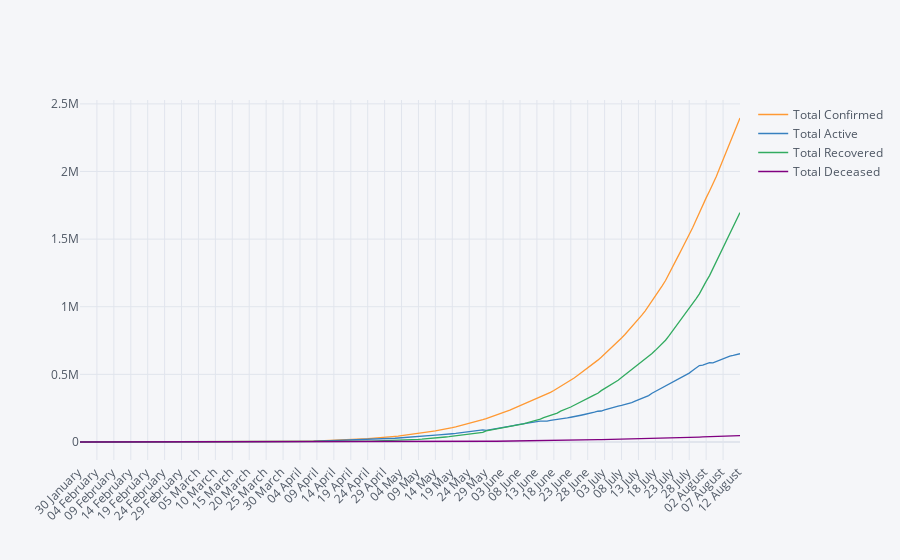

Here is the notebook cell this chart was saved with:
### Code cell
df[['Date','Total Confirmed','Total Active', 'Total Recovered', 'Total Deceased']].iplot(x='Date',xaxis_tickangle=315)

### Figure 1 — Plotly figure (JSON) as saved in the notebook; plotly's stock layout.template omitted (floating-point values rounded to 4 significant figures; data arrays with more than 128 entries replaced by an {"elided": "..."} marker saying what was removed)
{"data": [{"line": {"color": "rgba(255, 153, 51, 1.0)", "dash": "solid", "shape": "linear", "width": 1.3}, "mode": "lines", "name": "Total Confirmed", "text": "", "type": "scatter", "x": {"elided": "196 str values"}, "y": {"elided": "196 int values"}}, {"line": {"color": "rgba(55, 128, 191, 1.0)", "dash": "solid", "shape": "linear", "width": 1.3}, "mode": "lines", "name": "Total Active", "text": "", "type": "scatter", "x": {"elided": "196 str values"}, "y": {"elided": "196 int values"}}, {"line": {"color": "rgba(50, 171, 96, 1.0)", "dash": "solid", "shape": "linear", "width": 1.3}, "mode": "lines", "name": "Total Recovered", "text": "", "type": "scatter", "x": {"elided": "196 str values"}, "y": {"elided": "196 int values"}}, {"line": {"color": "rgba(128, 0, 128, 1.0)", "dash": "solid", "shape": "linear", "width": 1.3}, "mode": "lines", "name": "Total Deceased", "text": "", "type": "scatter", "x": {"elided": "196 str values"}, "y": {"elided": "196 int values"}}], "layout": {"legend": {"bgcolor": "#F5F6F9", "font": {"color": "#4D5663"}}, "paper_bgcolor": "#F5F6F9", "plot_bgcolor": "#F5F6F9", "title": {"font": {"color": "#4D5663"}}, "xaxis": {"gridcolor": "#E1E5ED", "showgrid": true, "tickangle": -45, "tickfont": {"color": "#4D5663"}, "title": {"font": {"color": "#4D5663"}, "text": ""}, "zerolinecolor": "#E1E5ED"}, "yaxis": {"gridcolor": "#E1E5ED", "showgrid": true, "tickfont": {"color": "#4D5663"}, "title": {"font": {"color": "#4D5663"}, "text": ""}, "zerolinecolor": "#E1E5ED"}}}
